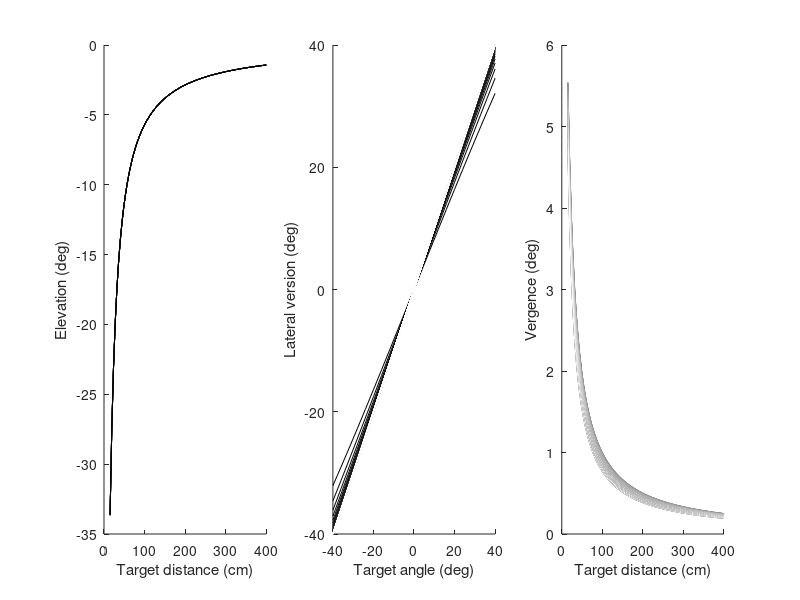
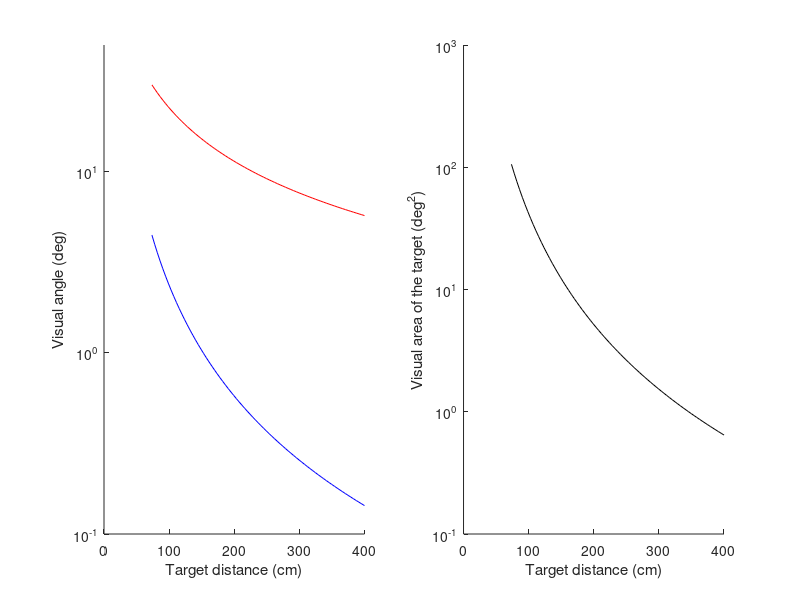
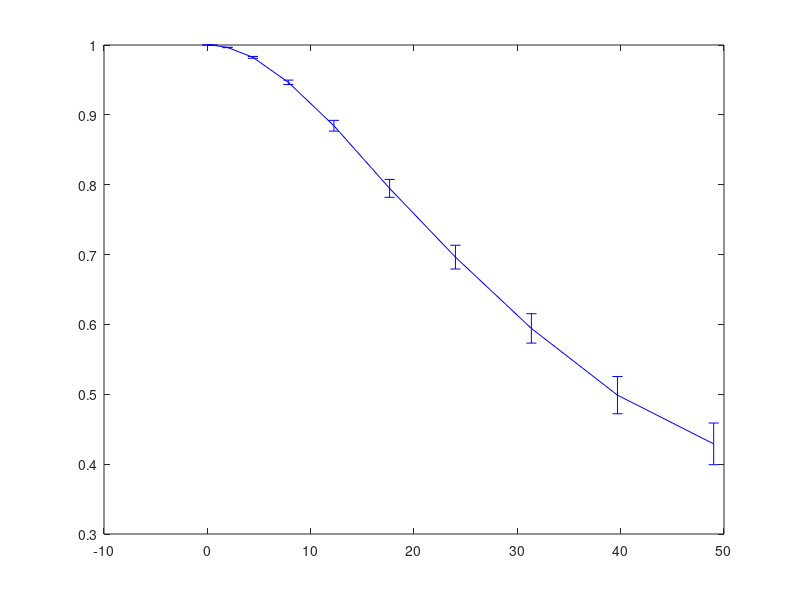

Reproduce these figures in MATLAB, in order. (Note: this script raises an error after producing the figures.)
%% static parameters
delta = 3.5/2; % IOD = 2*delta
z = -10;

%% target location
r = linspace(15,400,93); % cm
th = linspace(-40,40,21); % deg
[R,TH] = meshgrid(r,th);
Y = R./sqrt(1 + tand(TH).^2);
X = Y.*tand(TH);

%% theoretical predictions for eye position as a function of the centre of target location
yle_pred = atan2d(X + delta, sqrt(Y.^2 + z^2));
yre_pred = atan2d(X - delta, sqrt(Y.^2 + z^2));
zle_pred = atan2d(z , sqrt(Y.^2 + (X + delta).^2));
zre_pred = atan2d(z , sqrt(Y.^2 + (X - delta).^2));
ver_mean_pred = 0.5*(zle_pred + zre_pred); % mean vertical eye position (of the two eyes)
hor_mean_pred = 0.5*(yle_pred + yre_pred); % mean horizontal eye position
ver_diff_pred = 0.5*(zle_pred - zre_pred); % 0.5*difference between vertical eye positions (of the two eyes)
hor_diff_pred = 0.5*(yle_pred - yre_pred); % 0.5*difference between horizontal eye positions

%% plot
figure; hold on;set(gcf,'Position',[85 276 1000 300]);

cmap = gray(size(R,1));
subplot(1,3,1); hold on;
for i=1:size(R,1), plot(R(i,:),ver_mean_pred(i,:),'Color',cmap(end-i+1,:)); end
xlabel('Target distance (cm)'); ylabel('Elevation (deg)');

cmap = gray(size(TH,2));
subplot(1,3,2); hold on;
for i=1:size(TH,2), plot(TH(:,i),hor_mean_pred(:,i),'Color',cmap(i,:)); end
xlabel('Target angle (deg)'); ylabel('Lateral version (deg)');

cmap = gray(size(R,1));
subplot(1,3,3); hold on;
for i=1:size(R,1), plot(R(i,:),hor_diff_pred(i,:),'Color',cmap(i,:)); end
xlabel('Target distance (cm)'); ylabel('Vergence (deg)');

%% visual angle subtended by a circular target
targ_radius = 20; %cm

yle_pred_right = atan2d(X + delta + targ_radius, sqrt(Y.^2 + z^2)); yle_pred_left = atan2d(X + delta - targ_radius, sqrt(Y.^2 + z^2));
yre_pred_right = atan2d(X - delta + targ_radius, sqrt(Y.^2 + z^2)); yre_pred_left = atan2d(X - delta - targ_radius, sqrt(Y.^2 + z^2));
yle_pred_visualangle = yle_pred_right - yle_pred_left;
yre_pred_visualangle = yre_pred_right - yre_pred_left;

zle_pred_top = atan2d(z , sqrt((Y + targ_radius).^2 + (X + delta).^2)); zle_pred_bottom = atan2d(z , sqrt((Y - targ_radius).^2 + (X + delta).^2));
zre_pred_top = atan2d(z , sqrt((Y + targ_radius).^2 + (X - delta).^2)); zre_pred_bottom = atan2d(z , sqrt((Y - targ_radius).^2 + (X - delta).^2));
zle_pred_visualangle = zle_pred_top - zle_pred_bottom;
zre_pred_visualangle = zre_pred_top - zre_pred_bottom;

ver_mean_visualangle = 0.5*(zle_pred_visualangle + zre_pred_visualangle);
hor_mean_visualangle = 0.5*(yle_pred_visualangle + yre_pred_visualangle);
mean_visualarea = (pi/4)*ver_mean_visualangle.*hor_mean_visualangle;

%% plot visual angles and area as a function of target distance
figure; hold on;set(gcf,'Position',[75 276 700 300]);

subplot(1,2,1); hold on;
plot(R(th==0,r>70),ver_mean_visualangle(th==0,r>70),'Color','b'); 
plot(R(th==0,r>70),hor_mean_visualangle(th==0,r>70),'Color','r');
set(gca,'YScale','Log'); axis([0 400 0.1 50]);
xlabel('Target distance (cm)'); ylabel('Visual angle (deg)');

subplot(1,2,2); hold on;
plot(R(th==0,r>70),mean_visualarea(th==0,r>70),'Color','k');
set(gca,'YScale','Log'); axis([0 400 0.1 1000]);
xlabel('Target distance (cm)'); ylabel('Visual area of the target (deg^2)');

%% simulate correlation coefficients as a funciton of noise (inversely proportional to mean_visualarea)
% generate target locations
ntrls = 1000;
r_sim = 400*sqrt(rand(1,ntrls)); 
th_sim = 80*rand(1,ntrls) - 40;
y_sim = r_sim./sqrt(1 + tand(th_sim).^2);
x_sim = y_sim.*tand(th_sim);
keepindx = y_sim>70; x_sim = x_sim(keepindx); y_sim = y_sim(keepindx);

% generate ground truth predictions for eye positions
yle_pred = atan2d(x_sim + delta, sqrt(y_sim.^2 + z^2));
yre_pred = atan2d(x_sim - delta, sqrt(y_sim.^2 + z^2));
zle_pred = atan2d(z , sqrt(y_sim.^2 + (x_sim + delta).^2));
zre_pred = atan2d(z , sqrt(y_sim.^2 + (x_sim - delta).^2));
ver_pred = 0.5*(zle_pred + zre_pred); 
hor_pred = 0.5*(yle_pred + yre_pred);

% generate noise veriance as the inverse of the visual area of target
hor_pred_right = atan2d(x_sim + targ_radius, sqrt(y_sim.^2 + z^2)); hor_pred_left = atan2d(x_sim - targ_radius, sqrt(y_sim.^2 + z^2));
hor_pred_visualangle = hor_pred_right - hor_pred_left;
ver_pred_top = atan2d(z , sqrt((y_sim + targ_radius).^2 + (x_sim).^2)); ver_pred_bottom = atan2d(z , sqrt((y_sim - targ_radius).^2 + (x_sim).^2));
ver_pred_visualangle = ver_pred_top - ver_pred_bottom;
pred_visualarea = (pi/4)*ver_pred_visualangle.*hor_pred_visualangle;
ver_noise_variance = 1./pred_visualarea; 
hor_noise_variance = 1./pred_visualarea;

% add random noise of different magnitudes
clear rho pval
lambda = (0:.7:7).^2;
for k=1:100
    for i=1:length(lambda)
        ver_noise = normrnd(0,lambda(i)*ver_noise_variance);
        hor_noise = normrnd(0,lambda(i)*hor_noise_variance);
        ver_obs = ver_pred + ver_noise;
        hor_obs = hor_pred + hor_noise;
        rho.hor(i,k) = corr(hor_pred(:),hor_obs(:));
        rho.ver(i,k) = corr(ver_pred(:),ver_obs(:));
    end
end
figure; h = errorbar(lambda,mean(rho.hor,2),std(rho.hor,[],2),'-b'); h.CapSize = 0;
hold on; h = errorbar(lambda,mean(rho.ver,2),std(rho.ver,[],2),'-r'); h.CapSize = 0;
xlabel('Noise level (a.u)'); ylabel('Simulated correlation coefficient');

ver_noise = normrnd(0,3*ver_noise_variance);
hor_noise = normrnd(0,3*hor_noise_variance);
ver_obs = ver_pred + ver_noise;
hor_obs = hor_pred + hor_noise;
figure; plot(hor_pred,hor_obs,'.b'); axis([-50 50 -50 50]); hline(0,'k'); vline(0,'k'); box off;
xlabel('Prediction without noise'); ylabel('Prediction with noise');
figure; plot(ver_pred,ver_obs,'.r'); axis([-10 1 -10 5]); hline(0,'k'); vline(0,'k'); box off; set(gca,'XAxisLocation','top','YAxisLocation','right');
xlabel('Prediction without noise'); ylabel('Prediction with noise');